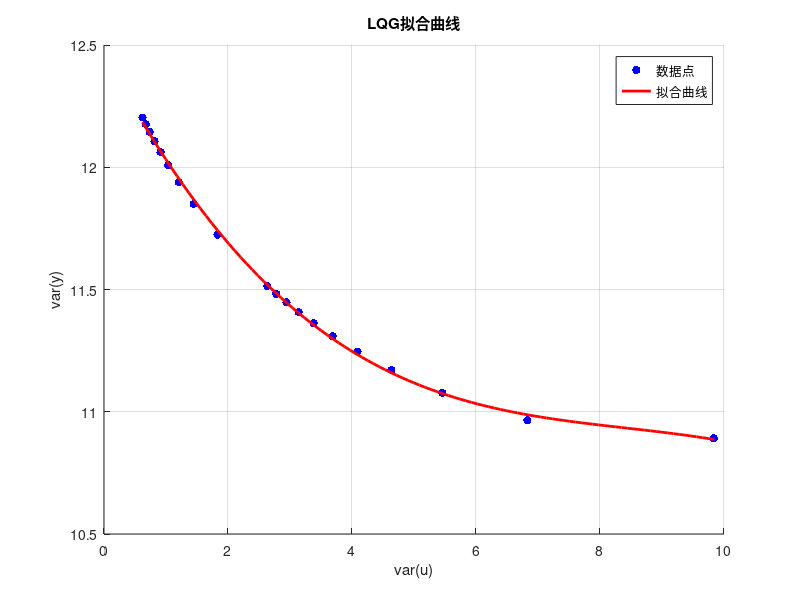

Here is the MATLAB script that generated this plot: (Note: this script raises an error after producing the figure.)
%1.创建数据
% 定义数据点
% var_y = [10.8934, 10.9669, 11.0795, 11.1729, 11.2489, 11.3117, 11.3647, 11.4101, ...
%      11.4499, 11.4852, 11.5169, 11.5169, 11.7280, 11.8543, 11.9444, 12.0134, ...
%      12.0684, 12.1134, 12.1510, 12.1830];
% var_u = [9.8437, 6.8294, 5.4561, 4.6380, 4.0871, 3.6884, 3.3835, 3.1419, ...
%      2.9436, 2.7774, 2.6353, 2.6353, 1.8317, 1.4471, 1.2076, 1.0408, ...
%      0.9171, 0.8215, 0.7452, 0.6831];
var_y =[
10.8911407242743
10.9648446800501
11.0774223068009
11.1706994070474
11.2465590435138
11.3091951778350
11.3620050531698
11.4073827416783
11.4470398694207
11.4822001078077
11.5137612100564
11.7239820789073
11.8496525776055
11.9391920140443
12.0077270689511
12.0623389040236
12.1070520999609
12.1444025098366
12.1761067361694
12.2033688067134];
var_u=[
9.83651880027343
6.82859158754637
5.45537638816257
4.63691578009423
4.08651383360979
3.68757459323454
3.38287507921946
3.14086059494601
2.94269713691822
2.77648335311014
2.63431479910853
1.82979871116429
1.44436960520267
1.20385883715864
1.03607193698852
0.911356188253293
0.814680646311190
0.737430191690762
0.674258981355046
0.621639263110536
];
% 多项式拟合
p = polyfit(var_u, var_y, 3); % 拟合三次多项式
var_u_fit = linspace(min(var_u), max(var_u), 100); % 生成平滑曲线的 x 点
var_y_fit = polyval(p, var_u_fit); % 计算对应的 y 值

% 绘制结果
figure;
scatter(var_u, var_y, 'b', 'filled'); % 数据点
hold on;
plot(var_u_fit, var_y_fit, 'r-', 'LineWidth', 2); % 拟合曲线
title('LQG拟合曲线');
xlabel('var(u)');
ylabel('var(y)');
legend('数据点', '拟合曲线');
grid on;

%2.拟合曲线方程 
% 输出拟合结果
disp('拟合系数：');
disp(p);

% 3.优化问题
% J=100-((8.3*1e-3 + 3.1*1e-2*1.294)*(y + 1.35*1e-4*y^2)-1.1)-3;
% x(1):y均值 x(2):u均值  x(3)y方差   x(4)u方差
f=@(x)(100-((8.3*1e-3 + 3.1*1e-2*1.294)*(x(1) + 1.35*1e-4*x(1)^2)-1.1)-3)*-1;
x0=[490 58.3 12.4742 0];
    A = [1  0  2   0;
        -1  0  2   0;
         0  1  0   2;
         0 -1  0   2;
         ];
    b = [500;
         -490;
         80;
         -30;
         ];
    Aeq = [1 -3.7 0 0;
           % 0 0 1 0;
           % 0 0 0 1;
          ];
    beq = [274.3;
             % 0.38;
             % 3.769;
            ];
    VLB = [490 30 0 0];
    VUB = [500 80 100 100];
zyj=fmincon(f, x0, A, b, Aeq, beq, VLB, VUB,'fitting_constraint3',optimoptions('fmincon', 'Display', 'off'));
%zyj=fmincon(f, x0, A, b, Aeq, beq, VLB, VUB,'',optimoptions('fmincon', 'Display', 'off'));
J=(100-((8.3*1e-3 + 3.1*1e-2*1.294)*(zyj(1) + 1.35*1e-4*zyj(1)^2)-1.1)-3);
zyj
J
%4.绘图
plot(zyj(4), zyj(3), 'k.','MarkerSize', 20);%最优经济参数


